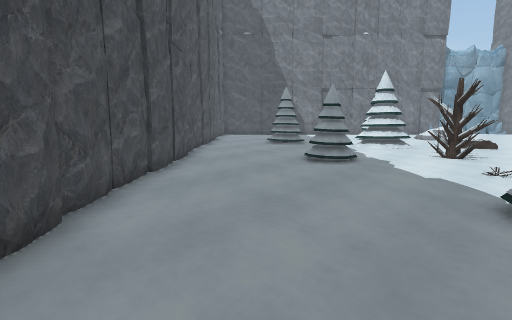
View 1 (above)

22 first-person views from a walk through a 3-D level made in the Unity game engine. The camera is 1.4 m above the floor, tilts 8° down and sees 80° across. The floor is counted in squares, 1 m on a side. Each view is taken from the middle of a square. On the plan, view 1 faces up. The plan holds only what a view shows up to about 14 squares ahead; the rest is blank. The place goes on beyond the plan.

View 2
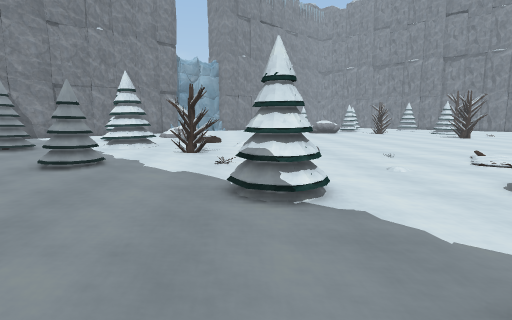

View 3
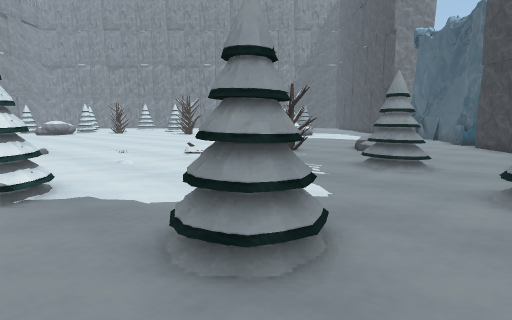

View 4
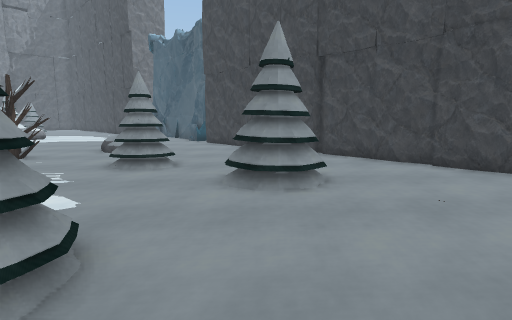

View 5
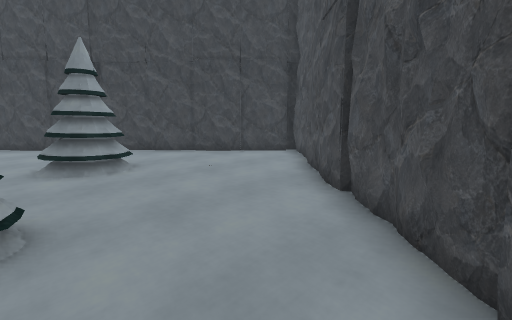

View 6
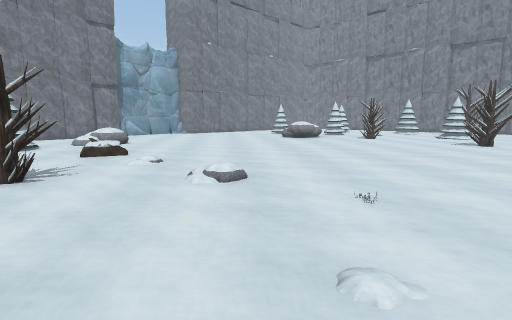

View 7
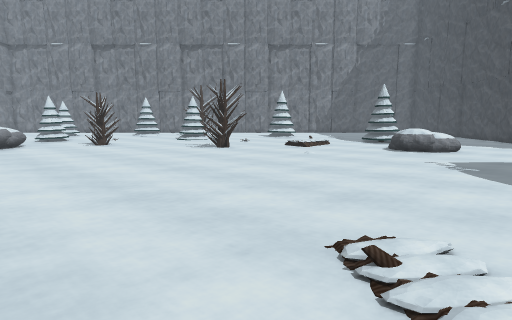

View 8
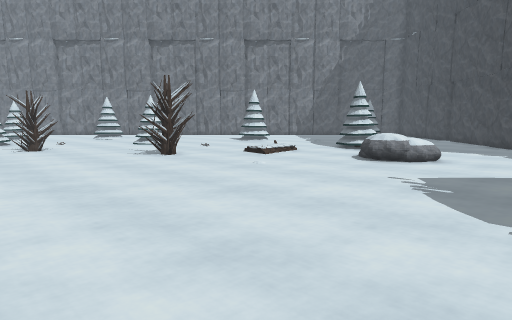

View 9
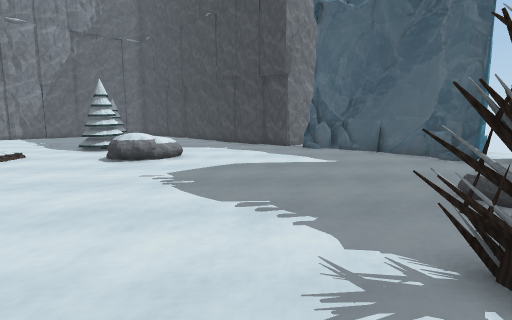

View 10
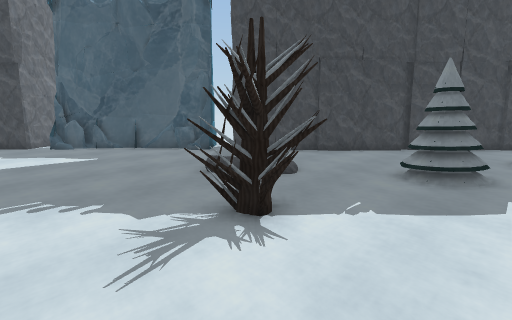

View 11
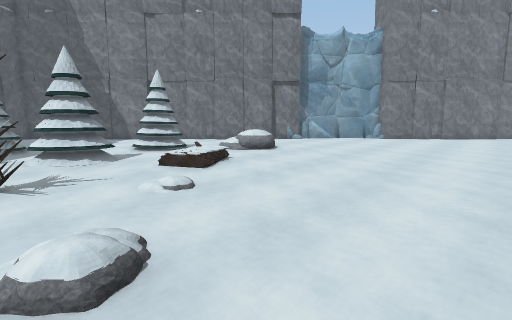

View 12
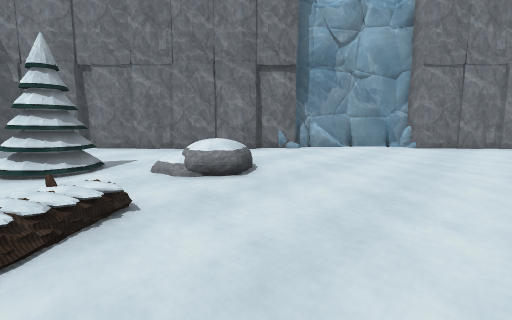

View 13
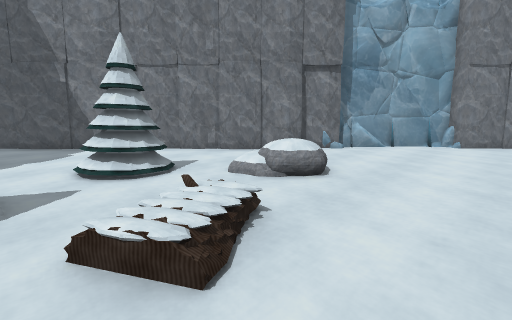

View 14
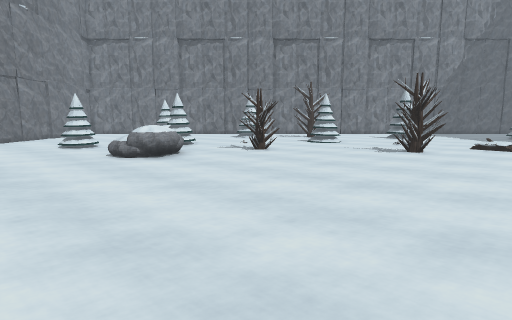

View 15
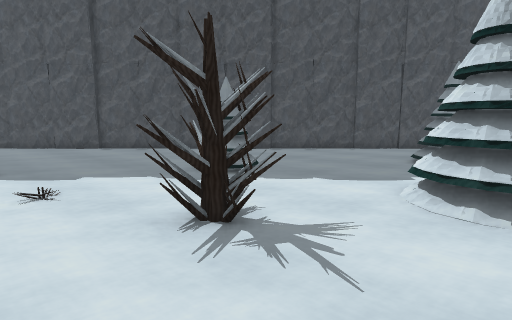

View 16
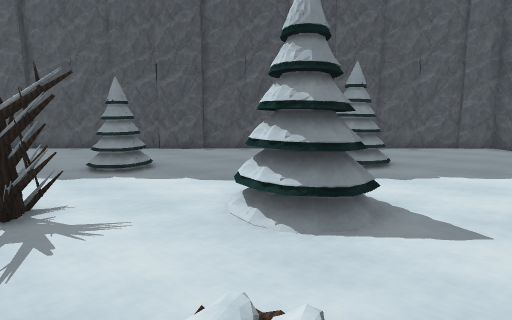

View 17
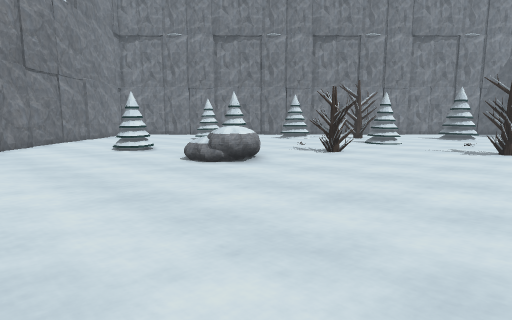

View 18
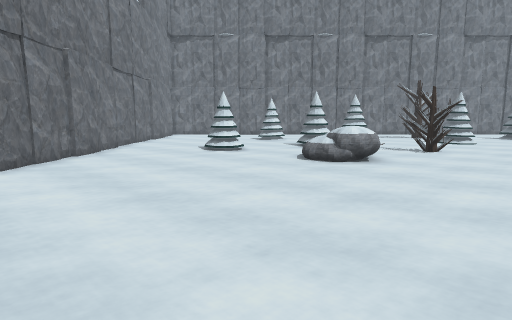

View 19
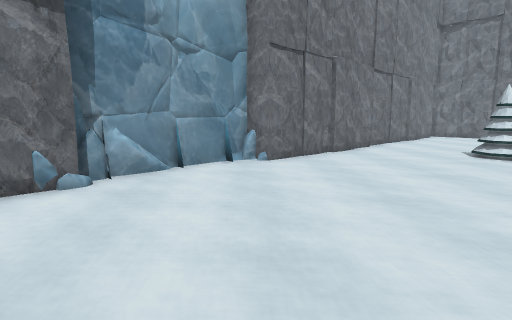

View 20
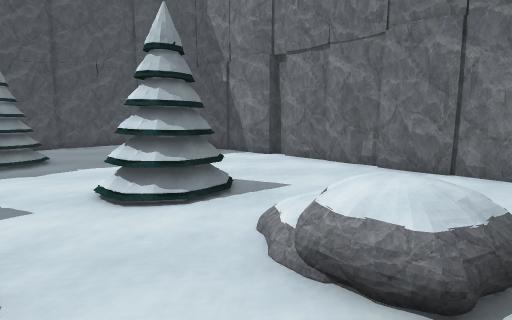

View 21
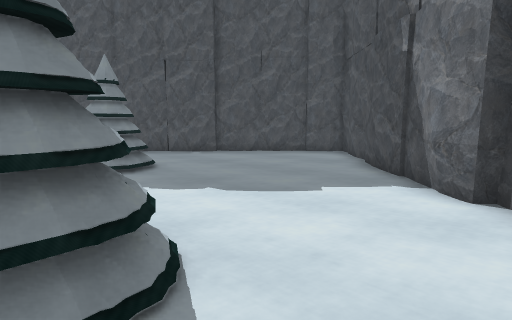

View 22
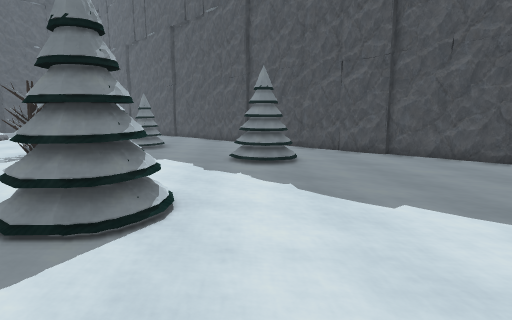

### Floor plan
Key: @ floor where view 1 was taken; # wall or solid block; . main floor; : floor 0.25 m higher than the main floor; / step, stairs or slope; O other object.
Columns run from 3 left of view 1 to 27 right of it. Each row starts with its distance up from view 1.
 26                   OOOOOO
 25 ###################O...#O######
 24 #...##.......###...........##.#
 23 #............. ................
 22 #............. ................
 21 #.............  ...............
 20 #.........OO..  .............OO
 19 #.........OOO./ .............OO
 18 #....O....OO..O................
 17 #...OO.........................
 16 #...OO....................OO...
 15 #.......OOO.. ...........OOO
 14 #........OO..O............OO
 13 #..............................
 12 #............................O.
 11 #....OO...O../..............OO.
 10 #....OO..OOO................OO.
  9 #..............................
  8 #............//................
  7 #............//................
  6 #..............................
  5 #..........................OO..
  4 #......OO..................OO..
  3 #......OO.....................
  2 #............././.............
  1 #.............//............O
  0 #..@......   ................
 -1 #....OO     ...................
 -2 #.........  ..OOO..............
 -3 #.............OO.........OO ..O
 -4 #..........O.............OO  .O
 -5 #.....O...OO..............    O
 -6 #.....OO......: /...........
 -7 #.....O ....../  ............
 -8 #....... ....... .............
 -9 #.......  ................ ...
-10 #.........................  ..
-11 #################O.......##
-12                  OOOOOOOO#
-13                  O

Where each view was taken, in squares from view 1:
view 1: 0 up, 0 right, facing up
view 2: 0 up, 0 right, facing up-right
view 3: 1 down, 1 left, facing right
view 4: 1 down, 1 left, facing down-right
view 5: 2 up, 1 left, facing down
view 6: 2 up, 6 right, facing up-right
view 7: 3 up, 10 right, facing right
view 8: 1 up, 12 right, facing right
view 9: 1 up, 12 right, facing down-right
view 10: 2 up, 12 right, facing down
view 11: 5 up, 12 right, facing up
view 12: 11 up, 13 right, facing up
view 13: 11 up, 11 right, facing up
view 14: 11 up, 12 right, facing right
view 15: 11 up, 11 right, facing left
view 16: 14 up, 11 right, facing left
view 17: 14 up, 13 right, facing right
view 18: 18 up, 13 right, facing right
view 19: 18 up, 13 right, facing up-right
view 20: 16 up, 13 right, facing up-left
view 21: 21 up, 10 right, facing left
view 22: 24 up, 9 right, facing down-left
